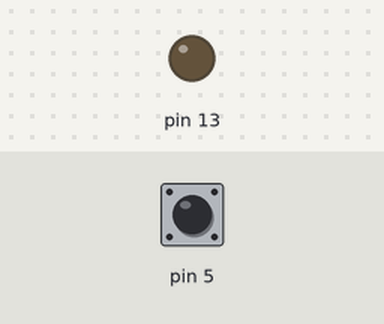
A sketch run on a simulated Arduino Uno, built with avr-gcc and run on an emulated ATmega328P. On the bench: output pins drawn as LEDs (lit = HIGH). The test bench sets the inputs (shaded band); at power-on: pin 5 HIGH.

Above: at 1.2 s.
1.3 s: pin 5 pulsed LOW 5 times (0.12 s each, 0.3 s apart)
At 2.3 s:
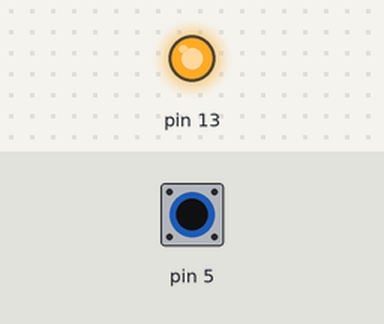
Timing chart, 0 to 4.3 s (numbered marks = the images above; inputs shaded):
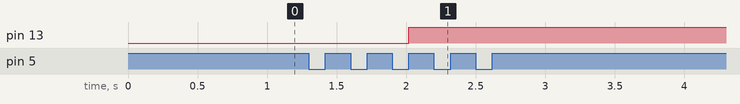

Measured:
- after the input at 1.3 s, pin 13: LOW → HIGH after 0.72 s

The sketch:

_3_BUTTON_LED_3_press_release_on_or_off.ino
```cpp
char c=0;
void setup() {
  // put your setup code here, to run once:
pinMode(13,OUTPUT);
pinMode(5,INPUT);
}

void loop() {
  // put your main code here, to run repeatedly:
if(digitalRead(5)==0)
{
  while(digitalRead(5)==0);
  c++;
}
if(c==1)
{
  digitalWrite(13,0);
}
else if(c==2)
{
  digitalWrite(13,0);
}
else if(c==3)
{
  digitalWrite(13,1);
}
else if(c==4)
{
  digitalWrite(13,1);
}
else if(c==5)
{
  digitalWrite(13,1);
}
else if(c==6)
{
  digitalWrite(13,0);
  c=0;
}
}
```
